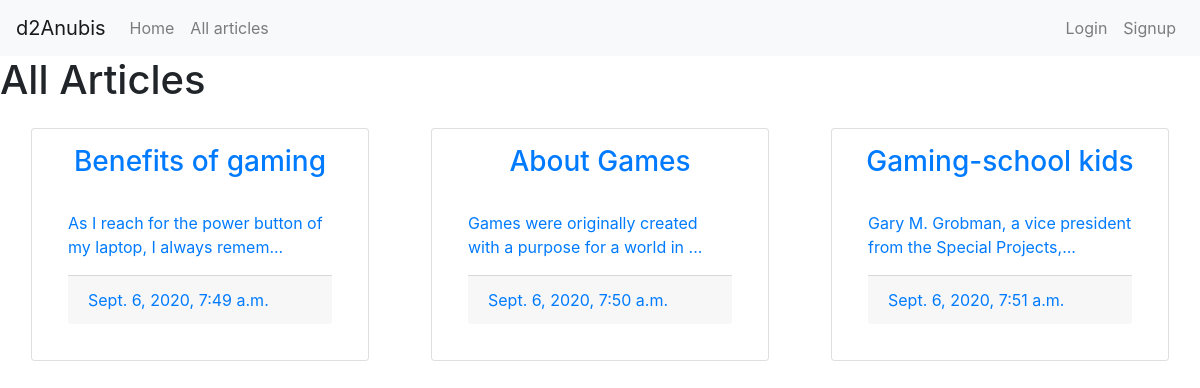
The page /users/gaming/ on the database its author committed.
### articles/models.py (models this page shows, shortened)
class Article(models.Model):
    topic= models.CharField(max_length=20)
    body = models.TextField()
    date = models.DateTimeField(auto_now_add=True)
    image = models.ImageField(blank=True)
    category = models.CharField(max_length=20, choices=CATEGORY_CHOICES, default='gaming')
    def snippet(self):
        temp =  striphtml(self.body)
        return temp[:60] + '...'

### users/views.py (the view)
# urls.py: url(r'^(?P<sub>[\w-]+)/$', views.topic, name="topic"),
def topic(request,sub):
    page_obj = Article.objects.filter(category=sub)
    return render(request,'articles/articlespage.html',{'page_obj':page_obj})

### articles/models.py (called while the page is built)
def striphtml(data):
    p = re.compile(r'<.*?>')
    return p.sub('', data)

### articles/Templates/articles/articlespage.html (shortened to what this page needs)
{%extends 'base_layout.html'%} {%block content%}
<h1>All Articles</h1>
<div class="row m-0 p-0">
  {% for article in page_obj %}
  <div class="col-xl-4 col-lg-4 col-md-4 col-sm-12 col-xs-12 p-10">
    <div class="card m-3 p-3">
      <a href="{% url 'articles:detail' slug=article.id %}">
        <h3 class="card-title" style="text-align: center">{{article.topic}}</h3>
        <div class="card-body">
          <p>{{ article.snippet | safe}}</p>
          <div class="card-footer">{{ article.date}}</div>
        </div>
      </a>
    </div>
  </div>
  {% endfor %}
</div>
 {%endblock%}

### articles/Templates/articles/articlespage.html (style rules this page uses)
a:link { text-decoration: none; }

### rows shown on the page
Article: topic "Benefits of gaming", snippet "As I reach for the power button of my laptop, I always remem...", date "Sept. 6, 2020, 7:49 a.m."
Article: topic "About Games", snippet "Games were originally created with a purpose for a world in ...", date "Sept. 6, 2020, 7:50 a.m."
Article: topic "Gaming-school kids", snippet "Gary M. Grobman, a vice president from the Special Projects,...", date "Sept. 6, 2020, 7:51 a.m."
